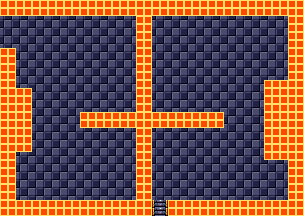

Rendered tile map (Tiled .tmx) drawn with the repository's tilesets; below, a short description and the full map source, tile grids included:
An orthogonal 38x27 tile map with 8x8 px tiles, 1 tile layer (Tile Layer 1).

<map version="1.5" tiledversion="1.7.1" orientation="orthogonal" renderorder="right-down" width="38" height="27" tilewidth="8" tileheight="8" infinite="0" nextlayerid="2" nextobjectid="1">
 <tileset firstgid="1" source="tilesheets/tsKarniMata.tsx" />
 <layer id="1" name="Tile Layer 1" width="38" height="27">
  <data encoding="csv">
218,218,218,218,218,218,218,218,218,218,218,218,218,218,218,218,218,218,218,218,218,218,218,218,218,218,218,218,218,218,218,218,218,218,218,218,218,218,
218,218,218,218,218,218,218,218,218,218,218,218,218,218,218,218,218,218,218,218,218,218,218,218,218,218,218,218,218,218,218,218,218,218,218,218,218,218,
425,457,425,457,425,457,425,457,425,457,425,457,425,457,425,457,425,218,218,457,425,457,425,457,425,457,425,457,425,457,425,457,425,457,425,457,218,218,
457,425,457,425,457,425,457,425,457,425,457,425,457,425,457,425,457,218,218,425,457,425,457,425,457,425,457,425,457,425,457,425,457,425,457,425,218,218,
425,457,425,457,425,457,425,457,425,457,425,457,425,457,425,457,425,218,218,457,425,457,425,457,425,457,425,457,425,457,425,457,425,457,425,457,218,218,
457,425,457,425,457,425,457,425,457,425,457,425,457,425,457,425,457,218,218,425,457,425,457,425,457,425,457,425,457,425,457,425,457,425,457,425,218,218,
218,218,425,457,425,457,425,457,425,457,425,457,425,457,425,457,425,218,218,457,425,457,425,457,425,457,425,457,425,457,425,457,425,457,425,457,218,218,
218,218,457,425,457,425,457,425,457,425,457,425,457,425,457,425,457,218,218,425,457,425,457,425,457,425,457,425,457,425,457,425,457,425,457,425,218,218,
218,218,425,457,425,457,425,457,425,457,425,457,425,457,425,457,425,218,218,457,425,457,425,457,425,457,425,457,425,457,425,457,425,457,425,457,218,218,
218,218,457,425,457,425,457,425,457,425,457,425,457,425,457,425,457,218,218,425,457,425,457,425,457,425,457,425,457,425,457,425,457,425,457,425,218,218,
218,218,425,457,425,457,425,457,425,457,425,457,425,457,425,457,425,218,218,457,425,457,425,457,425,457,425,457,425,457,425,457,425,218,218,218,218,218,
218,218,218,218,457,425,457,425,457,425,457,425,457,425,457,425,457,218,218,425,457,425,457,425,457,425,457,425,457,425,457,425,457,218,218,218,218,218,
218,218,218,218,425,457,425,457,425,457,425,457,425,457,425,457,425,218,218,457,425,457,425,457,425,457,425,457,425,457,425,457,425,218,218,218,218,218,
218,218,218,218,457,425,457,425,457,425,457,425,457,425,457,425,457,218,218,425,457,425,457,425,457,425,457,425,457,425,457,425,457,218,218,218,218,218,
218,218,218,218,425,457,425,457,425,457,218,218,218,218,218,218,218,218,218,218,218,218,218,218,218,218,218,218,425,457,425,457,425,218,218,218,218,218,
218,218,218,218,457,425,457,425,457,425,218,218,218,218,218,218,218,218,218,218,218,218,218,218,218,218,218,218,457,425,457,425,457,218,218,218,218,218,
218,218,218,218,425,457,425,457,425,457,425,457,425,457,425,457,425,218,218,457,425,457,425,457,425,457,425,457,425,457,425,457,425,218,218,218,218,218,
218,218,218,218,457,425,457,425,457,425,457,425,457,425,457,425,457,218,218,425,457,425,457,425,457,425,457,425,457,425,457,425,457,218,218,218,218,218,
218,218,218,218,425,457,425,457,425,457,425,457,425,457,425,457,425,218,218,457,425,457,425,457,425,457,425,457,425,457,425,457,425,218,218,218,218,218,
218,218,457,425,457,425,457,425,457,425,457,425,457,425,457,425,457,218,218,425,457,425,457,425,457,425,457,425,457,425,457,425,457,218,218,218,218,218,
218,218,425,457,425,457,425,457,425,457,425,457,425,457,425,457,425,218,218,457,425,457,425,457,425,457,425,457,425,457,425,457,425,457,425,457,218,218,
218,218,457,425,457,425,457,425,457,425,457,425,457,425,457,425,457,218,218,425,457,425,457,425,457,425,457,425,457,425,457,425,457,425,457,425,218,218,
218,218,425,457,425,457,425,457,425,457,425,457,425,457,425,457,425,218,218,457,425,457,425,457,425,457,425,457,425,457,425,457,425,457,425,457,218,218,
218,218,457,425,457,425,457,425,457,425,457,425,457,425,457,425,457,218,218,425,457,425,457,425,457,425,457,425,457,425,457,425,457,425,457,425,218,218,
218,218,425,457,425,457,425,457,425,457,425,457,425,457,425,457,425,218,218,457,425,457,425,457,425,457,425,457,425,457,425,457,425,457,425,457,218,218,
218,218,218,218,218,218,218,218,218,218,218,218,218,218,218,218,218,218,218,3,4,218,218,218,218,218,218,218,218,218,218,218,218,218,218,218,218,218,
218,218,218,218,218,218,218,218,218,218,218,218,218,218,218,218,218,218,218,3,4,218,218,218,218,218,218,218,218,218,218,218,218,218,218,218,218,218
</data>
 </layer>
</map>
